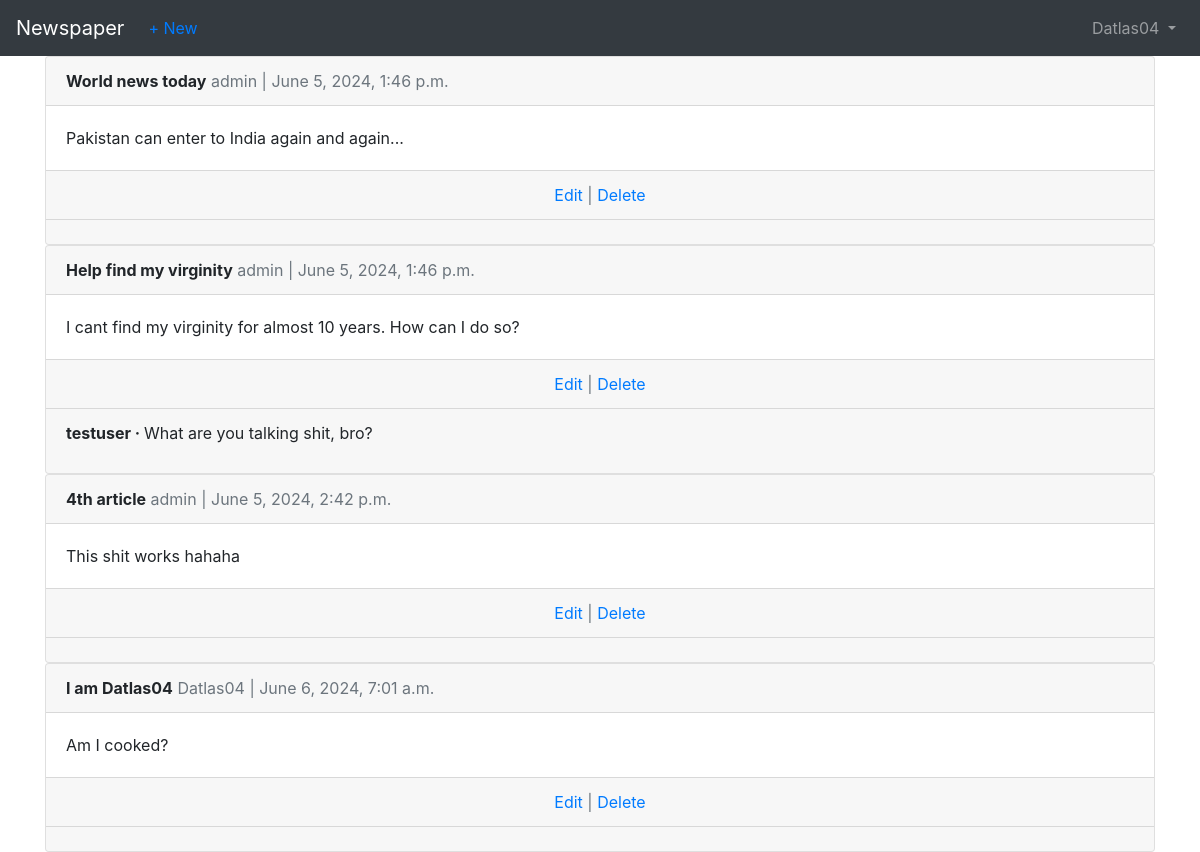
/articles/ (signed in), run on the app's committed database.
### accounts/models.py (models this page shows)
class CustomUser(AbstractUser):
    age = models.PositiveIntegerField(null=True, blank=True)

### articles/models.py (models this page shows, shortened)
class Article(models.Model):
    title = models.CharField(max_length=255)
    body = models.TextField()
    date = models.DateTimeField(auto_now_add=True)
    author = models.ForeignKey(
        get_user_model(),
        on_delete=models.CASCADE,
    )

class Comment(models.Model): # new
    article = models.ForeignKey(
        Article,
        on_delete=models.CASCADE,
        related_name='comments' # new
    )
    comment = models.CharField(max_length=140)
    author = models.ForeignKey(
        get_user_model(),
        on_delete=models.CASCADE,
    )
    def __str__(self):
        return self.comment

### articles/views.py (the view)
# urls.py: path('', ArticleListView.as_view(), name='article_list'),
class ArticleListView(LoginRequiredMixin, ListView): # new
    model = Article
    template_name = 'article_list.html'

### templates/article_list.html (shortened to what this page needs)
{% extends 'base.html' %}
{% block content %}
    {% for article in object_list %}
        <div class="card">
            <div class="card-header">
                <span class="font-weight-bold">{{ article.title }}</span>
                <span class="text-muted">{{ article.author }} |
                {{ article.date }}</span>
            </div>
            <div class="card-body">
                {{ article.body }}
            </div>
            <div class="card-footer text-center text-muted">
                <a href="{% url 'article_edit' article.pk %}">Edit</a> |
                <a href="{% url 'article_delete' article.pk %}">Delete</a>
            </div>
            <div class="card-footer">
                {% for comment in article.comments.all %}
                <p>
                    <span class="font-weight-bold">
                        {{ comment.author }} &middot;
                    </span>
                    {{ comment }}
                </p>
                {% endfor %}
            </div>
        </div>
    {% endfor %}
{% endblock content %}

### templates/base.html (shortened to what this page needs)
<!DOCTYPE html>
<html lang="en">
<head>
    <link rel="stylesheet" href="https://cdn.jsdelivr.net/npm/bootstrap@4.5.3/dist/css/bootstrap.min.css">
</head>
<body>
    <nav class="navbar navbar-expand-lg navbar-dark bg-dark">
        <a class="navbar-brand" href="{% url 'home' %}">Newspaper</a>
        <ul class="nav col-12 col-lg-auto me-lg-auto mb-2 justify-content-center
            mb-md-0">
            {% if user.is_authenticated %}
            <li><a href="{% url 'article_new' %}" class="nav-link px-2 link-dark">+ New</a></li>
            {%endif%}
        </ul>
        <div class="collapse navbar-collapse" id="navbarSupportedContent">
            {% if user.is_authenticated %}
                <ul class="navbar-nav ml-auto">
                    <li class="nav-item">
                        <a class="nav-link dropdown-toggle" href="#"
                        id="navbarDropdown" role="button" data-toggle="dropdown"
                        aria-haspopup="true" aria-expanded="false">
                        {{ user.username }}
                        </a>
                    </li>
                </ul>
            {% endif %}
        </div>
    </nav>
    <main>
        <div class="container">
            {% block content %}
            {% endblock content %}
        </div>
    </main>
</body>
</html>

### data on the page
CustomUser: username "Datlas04"
Article: title "World news today", author "admin", date "June 5, 2024, 1:46 p.m.", body "Pakistan can enter to India again and again..."
Article: title "Help find my virginity", author "admin", date "June 5, 2024, 1:46 p.m.", body "I cant find my virginity for almost 10 years. How can I do so?"
Comment: author "testuser", comment "What are you talking shit, bro?"
Article: title "4th article", author "admin", date "June 5, 2024, 2:42 p.m.", body "This shit works hahaha"
Article: title "I am Datlas04", author "Datlas04", date "June 6, 2024, 7:01 a.m.", body "Am I cooked?"
